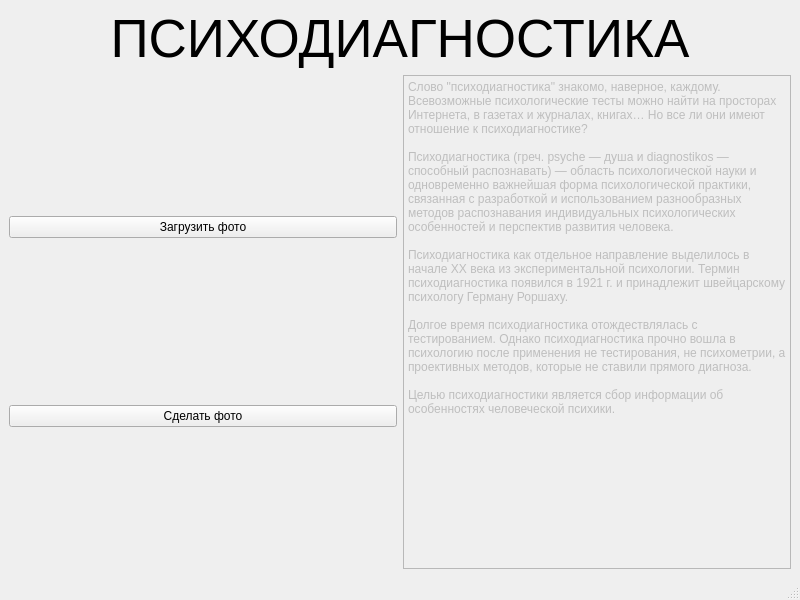
<?xml version="1.0" encoding="UTF-8"?>
<ui version="4.0">
 <class>MainWindow</class>
 <widget class="QMainWindow" name="MainWindow">
  <property name="geometry">
   <rect>
    <x>0</x>
    <y>0</y>
    <width>800</width>
    <height>600</height>
   </rect>
  </property>
  <property name="windowTitle">
   <string>OneEye</string>
  </property>
  <widget class="QWidget" name="centralwidget">
   <layout class="QVBoxLayout" name="verticalLayout_2">
    <item>
     <widget class="QLabel" name="label">
      <property name="font">
       <font>
        <pointsize>40</pointsize>
       </font>
      </property>
      <property name="text">
       <string>ПСИХОДИАГНОСТИКА</string>
      </property>
      <property name="alignment">
       <set>Qt::AlignCenter</set>
      </property>
     </widget>
    </item>
    <item>
     <layout class="QHBoxLayout" name="horizontalLayout">
      <item>
       <layout class="QVBoxLayout" name="verticalLayout">
        <item>
         <spacer name="horizontalSpacer">
          <property name="orientation">
           <enum>Qt::Horizontal</enum>
          </property>
          <property name="sizeHint" stdset="0">
           <size>
            <width>40</width>
            <height>20</height>
           </size>
          </property>
         </spacer>
        </item>
        <item>
         <widget class="QPushButton" name="loadPhoto">
          <property name="sizePolicy">
           <sizepolicy hsizetype="Minimum" vsizetype="Fixed">
            <horstretch>0</horstretch>
            <verstretch>0</verstretch>
           </sizepolicy>
          </property>
          <property name="text">
           <string>Загрузить фото</string>
          </property>
         </widget>
        </item>
        <item>
         <spacer name="verticalSpacer_2">
          <property name="orientation">
           <enum>Qt::Vertical</enum>
          </property>
          <property name="sizeType">
           <enum>QSizePolicy::Fixed</enum>
          </property>
          <property name="sizeHint" stdset="0">
           <size>
            <width>20</width>
            <height>40</height>
           </size>
          </property>
         </spacer>
        </item>
        <item>
         <widget class="QPushButton" name="createPhoto">
          <property name="text">
           <string>Сделать фото</string>
          </property>
         </widget>
        </item>
        <item>
         <spacer name="verticalSpacer">
          <property name="orientation">
           <enum>Qt::Vertical</enum>
          </property>
          <property name="sizeType">
           <enum>QSizePolicy::Preferred</enum>
          </property>
          <property name="sizeHint" stdset="0">
           <size>
            <width>20</width>
            <height>20</height>
           </size>
          </property>
         </spacer>
        </item>
       </layout>
      </item>
      <item>
       <widget class="QPlainTextEdit" name="plainTextEdit">
        <property name="enabled">
         <bool>false</bool>
        </property>
        <property name="lineWrapMode">
         <enum>QPlainTextEdit::WidgetWidth</enum>
        </property>
        <property name="plainText">
         <string>Слово &quot;психодиагностика&quot; знакомо, наверное, каждому. Всевозможные психологические тесты можно найти на просторах Интернета, в газетах и журналах, книгах… Но все ли они имеют отношение к психодиагностике?

Психодиагностика (греч. psyche — душа и diagnostikos — способный распознавать) — область психологической науки и одновременно важнейшая форма психологической практики, связанная с разработкой и использованием разнообразных методов распознавания индивидуальных психологических особенностей и перспектив развития человека.

Психодиагностика как отдельное направление выделилось в начале ХХ века из экспериментальной психологии. Термин психодиагностика появился в 1921 г. и принадлежит швейцарскому психологу Герману Роршаху.

Долгое время психодиагностика отождествлялась с тестированием. Однако психодиагностика прочно вошла в психологию после применения не тестирования, не психометрии, а проективных методов, которые не ставили прямого диагноза.

Целью психодиагностики является сбор информации об особенностях человеческой психики.</string>
        </property>
       </widget>
      </item>
     </layout>
    </item>
   </layout>
  </widget>
  <widget class="QMenuBar" name="menubar">
   <property name="geometry">
    <rect>
     <x>0</x>
     <y>0</y>
     <width>800</width>
     <height>21</height>
    </rect>
   </property>
  </widget>
  <widget class="QStatusBar" name="statusbar"/>
 </widget>
 <resources/>
 <connections/>
</ui>
